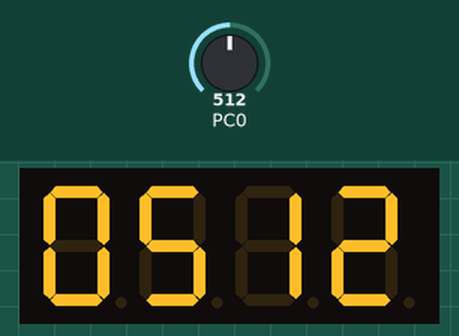
Bench run of a program on a simulated ATmega8, built with avr-gcc and emulated at 8 MHz. On the bench: 4-digit seven-segment display. Wiring (inferred from the names in the program): 4-digit 7-segment display, segments lit when HIGH: segments PB0, PB1, PB2, PB3, PB4, PB5, PD7, PD2; digit selects PD6, PD5, PD4, PD3. The inputs (shaded band) are chosen by the test bench; at power-on: PC0 = 512. The segment pins are drawn as the display they are named for.

Above: at 1.2 s.
1.3 s: PC0 set to 716
At 1.9 s:
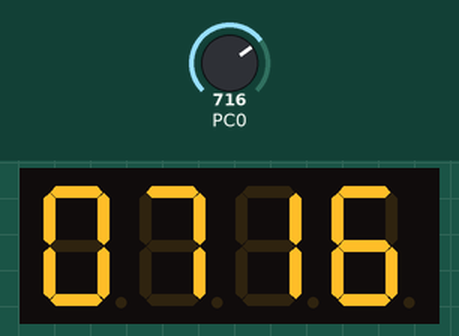
2.9 s: PC0 set to 900
At 4.2 s:
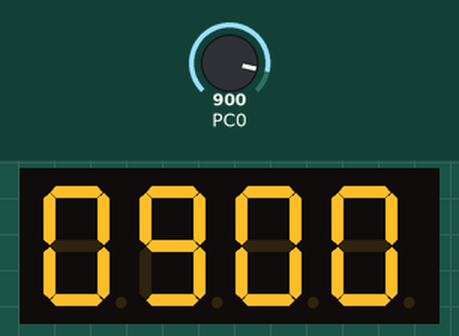
4.5 s: PC0 set to 1023
At 5.8 s:
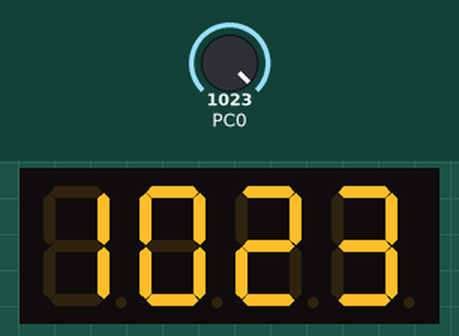
Timing chart, 0 to 7.5 s (numbered marks = the images above; inputs shaded):
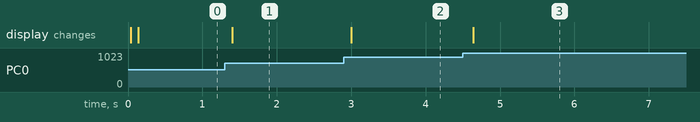

The program:

main.c
```c
/*
 * Atmega8A_7Segments_x4.c
 *
 * Created: 3/3/2021 11:47:58 AM
 * Author : vladi
 */
#define F_CPU 8000000ul
#include <avr/io.h>
#include <avr/interrupt.h>
#include "headers/Segments.h"
#include "headers/Timer1.h"
#include "headers/ADC.h"
#include <util/delay.h>

uint8_t selector=0;
uint8_t a=0;
uint16_t ADC_value=0;
int main(void)
{
	cli();
	Init_Segment();
	Init_Timer1(100);		// adc
	Init_Timer0();	// display
	Init_ADC();
	sei();
	/* Replace with your application code */
	while (1)
	{


	}
}
ISR(TIMER1_COMPA_vect)
{
	ADCSRA|=(1<<ADSC);
	while(!(ADCSRA&(1<<ADIF)));
	ADCSRA&=~(1<<ADIF);
	ADC_value=ADC;
}

ISR(TIMER0_OVF_vect)
{
	Display_7_Seg(ADC_value,selector);
	selector++;
	if (selector>3)
	{
		selector=0;
	}
}
```

ADC.h
```c
/*
 * ADC.h
 *
 * Created: 3/3/2021 4:53:47 PM
 *  Author: vladi
 */

#ifndef ADC_H_
#define ADC_H_
#include <avr/io.h>

void Init_ADC();


#endif /* ADC_H_ */
```

Segments.h
```c
/*
 * _7_Segments.h
 *
 * Created: 3/3/2021 11:50:00 AM
 *  Author: vladi
 */


#ifndef SEGMENTS_H_
#define SEGMENTS_H_
#include <avr/io.h>

void Init_Segment();
void ControlLed(uint8_t Control);
void Display_7_Seg(int16_t Valor,uint8_t LedControl);
void Unidad(uint8_t U);
void Decena(uint8_t D);
void Centena(uint8_t C);
void UnidadMil(uint8_t UM);
void Segments(uint8_t Seg);

#endif /* 7_SEGMENTS_H_ */
```

Timer1.h
```c
/*
 * Timer1.h
 *
 * Created: 3/3/2021 4:04:17 PM
 *  Author: vladi
 */


#ifndef TIMER1_H_
#define TIMER1_H_
#include <avr/io.h>


void Init_Timer1(uint8_t time_T1);

void Init_Timer0();

#endif /* TIMER1_H_ */
```

ADC.c
```c
/*
 * ADC.c
 *
 * Created: 3/3/2021 4:53:58 PM
 *  Author: vladi
 */

#include "../headers/ADC.h"
void Init_ADC()
{

	ADMUX|=(1<<REFS0);
	ADCSRA|=(1<<ADEN)|(1<<ADPS2)|(1<<ADPS1);

}
```

Segments.c
```c
/*
 * _7_Segments.c
 *
 * Created: 3/3/2021 11:50:14 AM
 *  Author: vladi
 */
#include <avr/io.h>
#include "../headers/Segments.h"

#define		LedA (1<<PORTB0)
#define		LedB (1<<PORTB1)
#define		LedC (1<<PORTB2)
#define		LedD (1<<PORTB3)
#define		LedE (1<<PORTB4)
#define		LedF (1<<PORTB5)
#define		LedG (1<<PORTD7)
#define		LedD1 (1<<PORTD6)
#define		LedD2 (1<<PORTD5)
#define		LedD3 (1<<PORTD4)
#define		LedD4 (1<<PORTD3)
#define		Point (1<<PORTD2)

void Init_Segment()
{
	PORTD&=0x00;
	PORTB&=0x00;
	DDRD|=(LedG|LedD1|LedD2|LedD3|LedD4|Point);
	DDRB|=(LedA|LedB|LedC|LedD|LedE|LedF);
	PORTD=0x00;
	PORTB=0x00;

}
void Segments(uint8_t Seg)
{
	switch (Seg)
	{
	case 0 :
		PORTB|=LedA|LedB|LedC|LedD|LedE|LedF;
		PORTD&=~LedG;
		break;
	case 1 :
		PORTB|=LedB|LedC;
		PORTB&=~(LedA|LedD|LedE|LedF);
		PORTD&=~LedG;
	break;
	case 2 :
		PORTB|=LedA|LedB|LedD|LedE;
		PORTB&=~(LedC|LedF);
		PORTD|=LedG;
	break;
	case 3 :
		PORTB|=LedA|LedB|LedC|LedD;
		PORTB&=~(LedE|LedF);
		PORTD|=LedG;
	break;
	case 4 :
		PORTB|=LedB|LedC|LedF;
		PORTB&=~(LedA|LedE|LedD);
		PORTD|=LedG;
	break;
	case 5 :
		PORTB|=LedA|LedC|LedD|LedF;
		PORTB&=~(LedB|LedE);
		PORTD|=LedG;
	break;
	case 6 :
		PORTB|=LedA|LedC|LedD|LedE|LedF;
		PORTB&=~(LedB);
		PORTD|=LedG;
	break;
	case 7 :
		PORTB|=LedA|LedB|LedC;
		PORTB&=~(LedD|LedE|LedF);
		PORTD&=~LedG;
	break;
	case 8 :
		PORTB|=LedA|LedB|LedC|LedD|LedE|LedF;
		PORTD|=LedG;
	break;
	case 9 :
		PORTB|=LedA|LedB|LedC|LedD|LedF;
		PORTB&=~LedE;
		PORTD|=LedG;
	break;

	}
}
void ControlLed(uint8_t Control)
{
	switch (Control)
	{
	case 0 :
		PORTD|=LedD1;
		PORTD|=LedD2;
		PORTD|=LedD3;
		PORTD|=LedD4;
		break;
	case 1 :
		PORTD&=~LedD1;
		PORTD|=LedD2;
		PORTD|=LedD3;
		PORTD|=LedD4;
		break;
	case 2 :
		PORTD|=LedD1;
		PORTD&=~LedD2;
		PORTD|=LedD3;
		PORTD|=LedD4;
		break;
	case 3 :
		PORTD|=LedD1;
		PORTD|=LedD2;
		PORTD&=~LedD3;
		PORTD|=LedD4;
		break;
	case 4 :
		PORTD|=LedD1;
		PORTD|=LedD2;
		PORTD|=LedD3;
		PORTD&=~LedD4;
		break;
	}
}
void Display_7_Seg(int16_t Valor,uint8_t LedControl)
{

	uint16_t U,D,C,UM;

	U=Valor%1000;
	UM=Valor/1000;
	C=U/100;
	U=U%100;
	D=U/10;
	U=U%10;
	switch (LedControl)
	{
	case 0:
		UnidadMil(UM);
		break;
	case 1:
		Centena(C);
		break;
	case 2:
		Decena(D);
		break;
	case 3:
		Unidad(U);
		break;
	}
}
void Unidad(uint8_t U)
{
	ControlLed(0);
	Segments(U);
	ControlLed(4);
	//_delay_ms(5);
}
void Decena(uint8_t D)
{
	ControlLed(0);
	Segments(D);
	ControlLed(3);
	//_delay_ms(5);
}
void Centena(uint8_t C)
{
	ControlLed(0);
	Segments(C);
	ControlLed(2);
	//_delay_ms(5);
}
void UnidadMil(uint8_t UM)
{
	ControlLed(0);
	Segments(UM);
	ControlLed(1);
	//_delay_ms(5);
}
```

Timer1.c
```c
/*
 * Timer1.c
 *
 * Created: 3/3/2021 4:04:03 PM
 *  Author: vladi
 */

#include <avr/io.h>
#include "../headers/Timer1.h"
#define F 8000000ul

void Init_Timer1(uint8_t time_T1)
{
	TCCR1A&=~((1<<WGM11)|(1<<WGM10));
	TCCR1B|=(1<<WGM12)|(1<<CS12)|(1<<CS10);
	TCCR1B&=~(1<<CS11);
	TIMSK|=(1<<OCIE1A);
	OCR1A=(time_T1*(F/1000/1024))-1;
}

void Init_Timer0()
{
	TCCR0|=(1<<CS01)|(1<<CS00);
	TIMSK|=(1<<TOIE0);
}
```

Measured:
- after the input at 1.3 s, the display: changes after 0.10 s (image 1)
- after the input at 2.9 s, the display: changes after 0.10 s (image 2)
- after the input at 4.5 s, the display: changes after 0.14 s (image 3)
